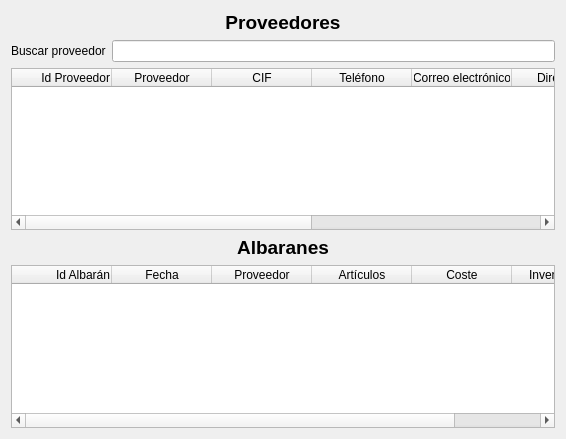
<?xml version="1.0" encoding="UTF-8"?>
<ui version="4.0">
 <class>wdgProveedores</class>
 <widget class="QWidget" name="wdgProveedores">
  <property name="geometry">
   <rect>
    <x>0</x>
    <y>0</y>
    <width>566</width>
    <height>439</height>
   </rect>
  </property>
  <property name="windowTitle">
   <string>Form</string>
  </property>
  <layout class="QHBoxLayout" name="horizontalLayout_2">
   <item>
    <layout class="QVBoxLayout" name="verticalLayout">
     <item>
      <widget class="QLabel" name="lblProveedores">
       <property name="font">
        <font>
         <pointsize>14</pointsize>
         <weight>75</weight>
         <bold>true</bold>
        </font>
       </property>
       <property name="text">
        <string>Proveedores</string>
       </property>
       <property name="alignment">
        <set>Qt::AlignCenter</set>
       </property>
      </widget>
     </item>
     <item>
      <layout class="QHBoxLayout" name="horizontalLayout">
       <item>
        <widget class="QLabel" name="lblBusqueda">
         <property name="text">
          <string>Buscar proveedor</string>
         </property>
        </widget>
       </item>
       <item>
        <widget class="QLineEdit" name="txtBusqueda"/>
       </item>
      </layout>
     </item>
     <item>
      <widget class="QTableWidget" name="tblProveedores">
       <property name="editTriggers">
        <set>QAbstractItemView::NoEditTriggers</set>
       </property>
       <property name="selectionMode">
        <enum>QAbstractItemView::SingleSelection</enum>
       </property>
       <property name="selectionBehavior">
        <enum>QAbstractItemView::SelectRows</enum>
       </property>
       <property name="sortingEnabled">
        <bool>true</bool>
       </property>
       <column>
        <property name="text">
         <string>Id Proveedor</string>
        </property>
        <property name="textAlignment">
         <set>AlignRight|AlignVCenter</set>
        </property>
       </column>
       <column>
        <property name="text">
         <string>Proveedor</string>
        </property>
       </column>
       <column>
        <property name="text">
         <string>CIF</string>
        </property>
       </column>
       <column>
        <property name="text">
         <string>Teléfono</string>
        </property>
       </column>
       <column>
        <property name="text">
         <string>Correo electrónico</string>
        </property>
       </column>
       <column>
        <property name="text">
         <string>Dirección</string>
        </property>
       </column>
       <column>
        <property name="text">
         <string>Ciudad</string>
        </property>
       </column>
       <column>
        <property name="text">
         <string>Código Postal</string>
        </property>
       </column>
       <column>
        <property name="text">
         <string>País</string>
        </property>
       </column>
      </widget>
     </item>
     <item>
      <widget class="QLabel" name="lblAlbaran">
       <property name="font">
        <font>
         <pointsize>14</pointsize>
         <weight>75</weight>
         <bold>true</bold>
        </font>
       </property>
       <property name="text">
        <string>Albaranes</string>
       </property>
       <property name="alignment">
        <set>Qt::AlignCenter</set>
       </property>
      </widget>
     </item>
     <item>
      <widget class="QTableWidget" name="tblAlbaranes">
       <property name="editTriggers">
        <set>QAbstractItemView::NoEditTriggers</set>
       </property>
       <property name="selectionBehavior">
        <enum>QAbstractItemView::SelectRows</enum>
       </property>
       <attribute name="horizontalHeaderStretchLastSection">
        <bool>true</bool>
       </attribute>
       <attribute name="horizontalHeaderStretchLastSection">
        <bool>true</bool>
       </attribute>
       <column>
        <property name="text">
         <string>Id Albarán</string>
        </property>
        <property name="textAlignment">
         <set>AlignRight|AlignVCenter</set>
        </property>
       </column>
       <column>
        <property name="text">
         <string>Fecha</string>
        </property>
       </column>
       <column>
        <property name="text">
         <string>Proveedor</string>
        </property>
       </column>
       <column>
        <property name="text">
         <string>Artículos</string>
        </property>
       </column>
       <column>
        <property name="text">
         <string>Coste</string>
        </property>
       </column>
       <column>
        <property name="text">
         <string>Inventariado</string>
        </property>
       </column>
      </widget>
     </item>
    </layout>
   </item>
  </layout>
  <action name="actionSoloAlbaranes">
   <property name="checkable">
    <bool>true</bool>
   </property>
   <property name="icon">
    <iconset resource="../images/gnuoptics.qrc">
     <normaloff>:/gnuoptics/factura.png</normaloff>:/gnuoptics/factura.png</iconset>
   </property>
   <property name="text">
    <string>Solo Albaranes</string>
   </property>
  </action>
  <action name="actionFiltrarInventariados">
   <property name="checkable">
    <bool>true</bool>
   </property>
   <property name="icon">
    <iconset resource="../images/gnuoptics.qrc">
     <normaloff>:/gnuoptics/document-preview-archive.png</normaloff>:/gnuoptics/document-preview-archive.png</iconset>
   </property>
   <property name="text">
    <string>Filtrar los inventariados</string>
   </property>
  </action>
  <action name="actionProveedorNuevo">
   <property name="icon">
    <iconset resource="../images/gnuoptics.qrc">
     <normaloff>:/gnuoptics/list-add-user.png</normaloff>:/gnuoptics/list-add-user.png</iconset>
   </property>
   <property name="text">
    <string>Nuevo proveedor</string>
   </property>
  </action>
  <action name="actionProveedorBorrar">
   <property name="icon">
    <iconset resource="../images/gnuoptics.qrc">
     <normaloff>:/gnuoptics/list-remove.png</normaloff>:/gnuoptics/list-remove.png</iconset>
   </property>
   <property name="text">
    <string>Borrar Proveedor</string>
   </property>
  </action>
  <action name="actionProveedorModificar">
   <property name="icon">
    <iconset resource="../images/gnuoptics.qrc">
     <normaloff>:/gnuoptics/document-edit.png</normaloff>:/gnuoptics/document-edit.png</iconset>
   </property>
   <property name="text">
    <string>Modificar Proveedor</string>
   </property>
  </action>
  <action name="actionAlbaranNuevo">
   <property name="icon">
    <iconset resource="../images/gnuoptics.qrc">
     <normaloff>:/gnuoptics/list-add-user.png</normaloff>:/gnuoptics/list-add-user.png</iconset>
   </property>
   <property name="text">
    <string>Nuevo albarán</string>
   </property>
   <property name="toolTip">
    <string>Nuevo albarán</string>
   </property>
  </action>
  <action name="actionAlbaranBorrar">
   <property name="icon">
    <iconset resource="../images/gnuoptics.qrc">
     <normaloff>:/gnuoptics/list-remove.png</normaloff>:/gnuoptics/list-remove.png</iconset>
   </property>
   <property name="text">
    <string>Borrar albarán</string>
   </property>
   <property name="toolTip">
    <string>Borrar albarán</string>
   </property>
  </action>
  <action name="actionAlbaranModificar">
   <property name="icon">
    <iconset resource="../images/gnuoptics.qrc">
     <normaloff>:/gnuoptics/document-edit.png</normaloff>:/gnuoptics/document-edit.png</iconset>
   </property>
   <property name="text">
    <string>Modificar albarán</string>
   </property>
   <property name="toolTip">
    <string>Modificar albarán</string>
   </property>
  </action>
 </widget>
 <resources>
  <include location="../images/gnuoptics.qrc"/>
 </resources>
 <connections/>
</ui>
